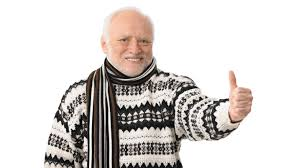
#> input picture Face recognition/Face_01.jpg, 301 x 168 px
$ python face_isolation.py
#> lines starting #> are read from the running program, lines starting #| are printed output that depends on the picture
import cv2
import numpy as np
import matplotlib.pyplot as plt

def detect_and_isolate_face(image_path):
    # Load the Haar Cascade for face detection
#> called with image_path = 'Face_01.jpg'
    face_cascade = cv2.CascadeClassifier(cv2.data.haarcascades + 'haarcascade_frontalface_default.xml')

    if face_cascade.empty():
        print("Error: Haar Cascade XML file not found.")
        return

    # Load the image
    image = cv2.imread(image_path)
#> image is the input picture: shape (168, 301, 3); mean B, G, R 208.8, 211.4, 216.1
    if image is None:
        print("Error: Unable to load image.")
        return

    # Convert the image to grayscale
    gray_image = cv2.cvtColor(image, cv2.COLOR_BGR2GRAY)
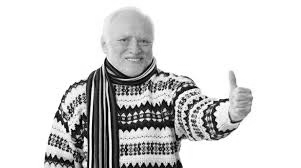
#> gray_image: shape (168, 301); min 0, max 255, mean 212.5

    # Detect faces in the image
    faces = face_cascade.detectMultiScale(gray_image, scaleFactor=1.1, minNeighbors=5, minSize=(30, 30))
#> faces = [[109, 21, 50, 50]]

    if len(faces) == 0:
        print("No faces detected.")
        return

    # Create a mask that blacks out everything except the face
    mask = np.zeros_like(image)

    for (x, y, w, h) in faces:
        # Draw the rectangle for the detected face on the mask
        mask[y:y+h, x:x+w] = image[y:y+h, x:x+w]
#> this loop made 1 pass
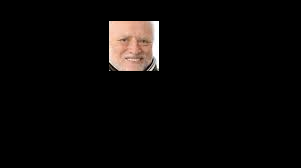
#> mask: shape (168, 301, 3); mean B, G, R 7.3, 8.2, 10.2

    # Blacken the image outside of the face
    isolated_face_image = mask

    # Plot the original and modified versions of the image
    plt.figure(figsize=(10, 5))

    # Original image
    plt.subplot(1, 2, 1)
    plt.imshow(cv2.cvtColor(image, cv2.COLOR_BGR2RGB))
    plt.title('Original Image')
    plt.axis('off')

    # Isolated face
    plt.subplot(1, 2, 2)
    plt.imshow(cv2.cvtColor(isolated_face_image, cv2.COLOR_BGR2RGB))
    plt.title('Isolated Face')
    plt.axis('off')

    plt.tight_layout()
    plt.show()
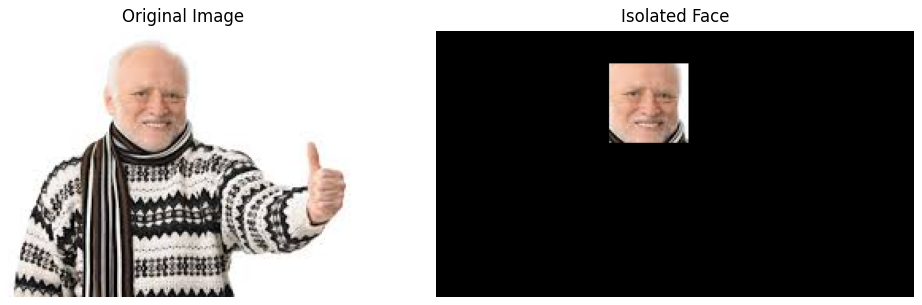
#> figure drawn by matplotlib, 2 panels

if __name__ == "__main__":
    # Specify the path to the image
    image_path = "Face_01.jpg"
    detect_and_isolate_face(image_path)

$ run again, with Face recognition/Face_02.jpg copied over Face recognition/Face_01.jpg
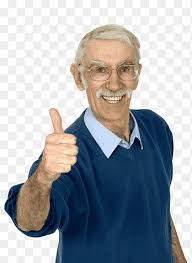
#> input picture Face recognition/Face_02.jpg, 192 x 263 px
#> in detect_and_isolate_face, image is the input picture: shape (263, 192, 3); mean B, G, R 172.4, 166.9, 162.4
#> in detect_and_isolate_face, `gray_image = cv2.cvtColor(image, cv2.COLOR_BGR2GRAY)`:
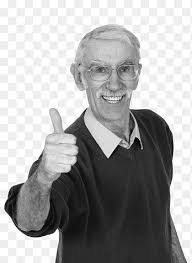
#> gray_image: shape (263, 192); min 0, max 255, mean 166.2
#> faces = [[81, 44, 65, 65]]
#> the loop in detect_and_isolate_face, `for (x, y, w, h) in faces:` made 1 pass
#> in detect_and_isolate_face, `plt.show()`:
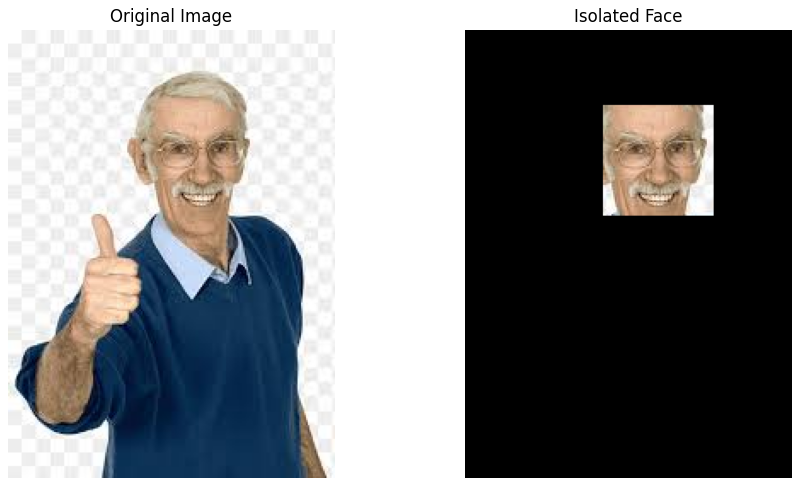
#> figure drawn by matplotlib, 2 panels
